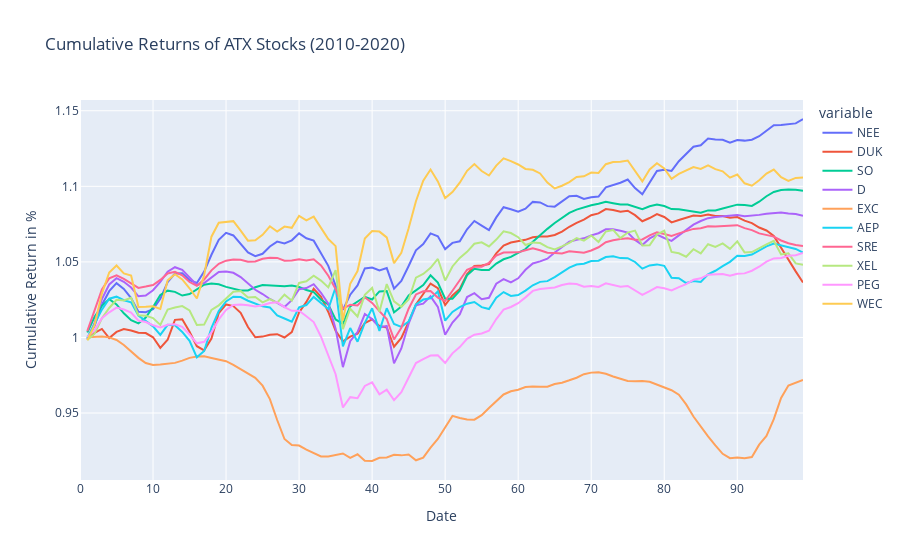

The code cell stored with this chart in its notebook:
### Code cell
dfNEE = pd.DataFrame(test_resultNEE,
                  columns = ['NEE'])
dfDUK = pd.DataFrame(test_resultDUK,
                  columns = ['DUK'])
dfSO = pd.DataFrame(test_resultSO,
                  columns = ['SO'])
dfD = pd.DataFrame(test_resultD,
                  columns = ['D'])
dfEXC = pd.DataFrame(test_resultEXC,
                  columns = ['EXC'])
dfAEP = pd.DataFrame(test_resultAEP,
                  columns = ['AEP'])
dfSRE = pd.DataFrame(test_resultSRE,
                  columns = ['SRE'])
dfXEL = pd.DataFrame(test_resultXEL,
                  columns = ['XEL'])
dfPEG = pd.DataFrame(test_resultPEG,
                  columns = ['PEG'])
dfWEC = pd.DataFrame(test_resultWEC,
                  columns = ['WEC'])
#---------------------------------------------------------------------------------------------#

TEST = pd.concat([dfNEE,dfDUK,dfSO,dfD,dfEXC,dfAEP,dfSRE,dfXEL,dfPEG,dfWEC], axis=1)
#---------------------------------------------------------------------------------------------#

NEE_daily_returns = TEST['NEE'].pct_change()
DUK_daily_returns = TEST['DUK'].pct_change()

SO_daily_returns = TEST['SO'].pct_change()
D_daily_returns = TEST['D'].pct_change()

EXC_daily_returns = TEST['EXC'].pct_change()
AEP_daily_returns = TEST['AEP'].pct_change()

SRE_daily_returns = TEST['SRE'].pct_change()
XEL_daily_returns = TEST['XEL'].pct_change()

PEG_daily_returns = TEST['PEG'].pct_change()
WEC_daily_returns = TEST['WEC'].pct_change()
#---------------------------------------------------------------------------------------------#
dfNEEreturn = NEE_daily_returns.to_frame()
dfDUKreturn = DUK_daily_returns.to_frame()

dfSOreturn = SO_daily_returns.to_frame()
dfDreturn = D_daily_returns.to_frame()

dfEXCreturn = EXC_daily_returns.to_frame()
dfAEPreturn = AEP_daily_returns.to_frame()

dfSREreturn = SRE_daily_returns.to_frame()
dfXELreturn = XEL_daily_returns.to_frame()

dfPEGreturn = PEG_daily_returns.to_frame()
dfWECreturn = WEC_daily_returns.to_frame()
#---------------------------------------------------------------------------------------------#
TESTDailyReturn = pd.concat([dfNEEreturn,
                             dfDUKreturn,
                             dfSOreturn,
                             dfDreturn,
                             dfEXCreturn,
                             dfAEPreturn,
                             dfSREreturn,
                             dfXELreturn,
                             dfPEGreturn,
                             dfWECreturn], axis=1)
#---------------------------------------------------------------------------------------------#


NEE_cum_returns = (NEE_daily_returns + 1).cumprod()
DUK_cum_returns = (DUK_daily_returns + 1).cumprod()

SO_cum_returns = (SO_daily_returns + 1).cumprod()
D_cum_returns = (D_daily_returns + 1).cumprod()

EXC_cum_returns = (EXC_daily_returns + 1).cumprod()
AEP_cum_returns = (AEP_daily_returns + 1).cumprod()

SRE_cum_returns = (SRE_daily_returns + 1).cumprod()
XEL_cum_returns = (XEL_daily_returns + 1).cumprod()

PEG_cum_returns = (PEG_daily_returns + 1).cumprod()
WEC_cum_returns = (WEC_daily_returns + 1).cumprod()
#---------------------------------------------------------------------------------------------#

dfNEECUM = NEE_cum_returns.to_frame()
dfDUKCUM = DUK_cum_returns.to_frame()

dfSOCUM = SO_cum_returns.to_frame()
dfDCUM = D_cum_returns.to_frame()

dfEXCCUM = EXC_cum_returns.to_frame()
dfAEPCUM = AEP_cum_returns.to_frame()

dfSRECUM = SRE_cum_returns.to_frame()
dfXELCUM = XEL_cum_returns.to_frame()

dfPEGCUM = PEG_cum_returns.to_frame()
dfWECCUM = WEC_cum_returns.to_frame()

#---------------------------------------------------------------------------------------------#
TESTCUM = pd.concat([dfNEECUM,dfDUKCUM,dfSOCUM,dfDCUM,dfEXCCUM,dfAEPCUM,dfSRECUM,dfXELCUM,dfPEGCUM,dfWECCUM], axis=1)
#---------------------------------------------------------------------------------------------#

atx_comps_returns = TESTDailyReturn
atx_comps_rets_cumprod = TESTCUM 

#---------------------------------------------------------------------------------------------#

fig = px.line(atx_comps_rets_cumprod, x=atx_comps_rets_cumprod.index, y=atx_comps_rets_cumprod.columns, title='Cumulative Returns of ATX Stocks (2010-2020)')
######
fig.update_xaxes(title_text='Date')
fig.update_yaxes(title_text='Cumulative Return in %')

fig.show()
#---------------------------------------------------------------------------------------------#


mu = expected_returns.ema_historical_return(atx_comps_returns, returns_data = True, span = 500)
Sigma = risk_models.exp_cov(atx_comps_returns, returns_data = True, span = 180)


ret_ef = np.arange(0, mu.max(), 0.01)
vol_ef = []
for i in np.arange(0, mu.max(), 0.01):
    ef_Pred4 = EfficientFrontier(mu, Sigma)
    ef_Pred4.efficient_return(i)
    vol_ef.append(ef_Pred4.portfolio_performance()[1])

ef_Pred4 = EfficientFrontier(mu, Sigma)
ef_Pred4.min_volatility()
min_vol_ret = ef_Pred4.portfolio_performance()[0]
min_vol_vol = ef_Pred4.portfolio_performance()[1]

ef_Pred4.max_sharpe(risk_free_rate=0.009)
max_sharpe_ret = ef_Pred4.portfolio_performance()[0]
max_sharpe_vol = ef_Pred4.portfolio_performance()[1]


portfolioREAL = pd.concat([closeNEE,
                   closeDUK,
                   closeSO,
                   closeD,
                   closeEXC,
                   closeAEP,
                   closeSRE,
                   closeXEL,
                   closePEG,
                   closeWEC,
                      ], axis=1)

### Figure 1 — Plotly figure (JSON) as saved in the notebook; plotly's stock layout.template omitted (floating-point values rounded to 4 significant figures)
{"data": [{"hovertemplate": "variable=NEE<br>index=%{x}<br>value=%{y}<extra></extra>", "legendgroup": "NEE", "line": {"color": "#636efa", "dash": "solid"}, "mode": "lines", "name": "NEE", "orientation": "v", "showlegend": true, "type": "scatter", "x": [0, 1, 2, 3, 4, 5, 6, 7, 8, 9, 10, 11, 12, 13, 14, 15, 16, 17, 18, 19, 20, 21, 22, 23, 24, 25, 26, 27, 28, 29, 30, 31, 32, 33, 34, 35, 36, 37, 38, 39, 40, 41, 42, 43, 44, 45, 46, 47, 48, 49, 50, 51, 52, 53, 54, 55, 56, 57, 58, 59, 60, 61, 62, 63, 64, 65, 66, 67, 68, 69, 70, 71, 72, 73, 74, 75, 76, 77, 78, 79, 80, 81, 82, 83, 84, 85, 86, 87, 88, 89, 90, 91, 92, 93, 94, 95, 96, 97, 98, 99], "xaxis": "x", "y": [null, 0.9996, 1.008, 1.022, 1.031, 1.036, 1.032, 1.026, 1.017, 1.017, 1.019, 1.026, 1.037, 1.042, 1.042, 1.038, 1.036, 1.044, 1.055, 1.065, 1.069, 1.068, 1.062, 1.056, 1.054, 1.055, 1.06, 1.063, 1.062, 1.064, 1.069, 1.066, 1.064, 1.056, 1.047, 1.034, 1.018, 1.028, 1.034, 1.046, 1.046, 1.044, 1.046, 1.032, 1.037, 1.047, 1.058, 1.062, 1.069, 1.067, 1.058, 1.063, 1.064, 1.072, 1.077, 1.074, 1.071, 1.079, 1.086, 1.085, 1.083, 1.085, 1.09, 1.089, 1.087, 1.087, 1.09, 1.093, 1.094, 1.092, 1.093, 1.093, 1.099, 1.101, 1.102, 1.104, 1.099, 1.095, 1.102, 1.11, 1.111, 1.11, 1.117, 1.121, 1.126, 1.127, 1.132, 1.131, 1.131, 1.129, 1.131, 1.13, 1.131, 1.133, 1.137, 1.14, 1.141, 1.141, 1.142, 1.145], "yaxis": "y"}, {"hovertemplate": "variable=DUK<br>index=%{x}<br>value=%{y}<extra></extra>", "legendgroup": "DUK", "line": {"color": "#EF553B", "dash": "solid"}, "mode": "lines", "name": "DUK", "orientation": "v", "showlegend": true, "type": "scatter", "x": [0, 1, 2, 3, 4, 5, 6, 7, 8, 9, 10, 11, 12, 13, 14, 15, 16, 17, 18, 19, 20, 21, 22, 23, 24, 25, 26, 27, 28, 29, 30, 31, 32, 33, 34, 35, 36, 37, 38, 39, 40, 41, 42, 43, 44, 45, 46, 47, 48, 49, 50, 51, 52, 53, 54, 55, 56, 57, 58, 59, 60, 61, 62, 63, 64, 65, 66, 67, 68, 69, 70, 71, 72, 73, 74, 75, 76, 77, 78, 79, 80, 81, 82, 83, 84, 85, 86, 87, 88, 89, 90, 91, 92, 93, 94, 95, 96, 97, 98, 99], "xaxis": "x", "y": [null, 0.9987, 1.003, 1.006, 0.9996, 1.004, 1.006, 1.005, 1.003, 1.003, 1.0, 0.9931, 0.9985, 1.012, 1.012, 1.004, 0.9943, 0.9915, 0.9993, 1.016, 1.022, 1.021, 1.016, 1.007, 1.0, 1.001, 1.002, 1.002, 1.0, 1.004, 1.017, 1.024, 1.032, 1.027, 1.017, 1.004, 0.9974, 1.001, 1.002, 1.01, 1.012, 1.008, 1.007, 0.9938, 0.9997, 1.01, 1.022, 1.029, 1.036, 1.033, 1.021, 1.028, 1.032, 1.042, 1.047, 1.048, 1.049, 1.056, 1.061, 1.063, 1.064, 1.065, 1.066, 1.067, 1.067, 1.068, 1.07, 1.073, 1.076, 1.078, 1.081, 1.082, 1.085, 1.084, 1.083, 1.084, 1.081, 1.077, 1.079, 1.082, 1.08, 1.076, 1.078, 1.079, 1.081, 1.08, 1.081, 1.08, 1.08, 1.079, 1.08, 1.077, 1.076, 1.073, 1.071, 1.067, 1.059, 1.051, 1.044, 1.036], "yaxis": "y"}, {"hovertemplate": "variable=SO<br>index=%{x}<br>value=%{y}<extra></extra>", "legendgroup": "SO", "line": {"color": "#00cc96", "dash": "solid"}, "mode": "lines", "name": "SO", "orientation": "v", "showlegend": true, "type": "scatter", "x": [0, 1, 2, 3, 4, 5, 6, 7, 8, 9, 10, 11, 12, 13, 14, 15, 16, 17, 18, 19, 20, 21, 22, 23, 24, 25, 26, 27, 28, 29, 30, 31, 32, 33, 34, 35, 36, 37, 38, 39, 40, 41, 42, 43, 44, 45, 46, 47, 48, 49, 50, 51, 52, 53, 54, 55, 56, 57, 58, 59, 60, 61, 62, 63, 64, 65, 66, 67, 68, 69, 70, 71, 72, 73, 74, 75, 76, 77, 78, 79, 80, 81, 82, 83, 84, 85, 86, 87, 88, 89, 90, 91, 92, 93, 94, 95, 96, 97, 98, 99], "xaxis": "x", "y": [null, 1.003, 1.014, 1.021, 1.025, 1.022, 1.016, 1.011, 1.009, 1.013, 1.02, 1.028, 1.031, 1.03, 1.028, 1.029, 1.032, 1.035, 1.036, 1.035, 1.033, 1.032, 1.031, 1.031, 1.033, 1.035, 1.034, 1.034, 1.034, 1.034, 1.033, 1.031, 1.03, 1.025, 1.022, 1.012, 1.009, 1.021, 1.024, 1.027, 1.025, 1.03, 1.031, 1.017, 1.02, 1.028, 1.031, 1.035, 1.041, 1.036, 1.026, 1.026, 1.031, 1.041, 1.045, 1.045, 1.045, 1.049, 1.052, 1.053, 1.056, 1.059, 1.063, 1.068, 1.072, 1.076, 1.079, 1.082, 1.085, 1.086, 1.087, 1.088, 1.09, 1.089, 1.088, 1.088, 1.087, 1.085, 1.087, 1.088, 1.087, 1.085, 1.085, 1.084, 1.083, 1.083, 1.084, 1.084, 1.085, 1.087, 1.088, 1.088, 1.087, 1.09, 1.093, 1.096, 1.098, 1.098, 1.098, 1.097], "yaxis": "y"}, {"hovertemplate": "variable=D<br>index=%{x}<br>value=%{y}<extra></extra>", "legendgroup": "D", "line": {"color": "#ab63fa", "dash": "solid"}, "mode": "lines", "name": "D", "orientation": "v", "showlegend": true, "type": "scatter", "x": [0, 1, 2, 3, 4, 5, 6, 7, 8, 9, 10, 11, 12, 13, 14, 15, 16, 17, 18, 19, 20, 21, 22, 23, 24, 25, 26, 27, 28, 29, 30, 31, 32, 33, 34, 35, 36, 37, 38, 39, 40, 41, 42, 43, 44, 45, 46, 47, 48, 49, 50, 51, 52, 53, 54, 55, 56, 57, 58, 59, 60, 61, 62, 63, 64, 65, 66, 67, 68, 69, 70, 71, 72, 73, 74, 75, 76, 77, 78, 79, 80, 81, 82, 83, 84, 85, 86, 87, 88, 89, 90, 91, 92, 93, 94, 95, 96, 97, 98, 99], "xaxis": "x", "y": [null, 0.9987, 1.01, 1.025, 1.035, 1.039, 1.037, 1.033, 1.027, 1.028, 1.031, 1.037, 1.044, 1.046, 1.045, 1.04, 1.035, 1.036, 1.04, 1.043, 1.044, 1.043, 1.04, 1.036, 1.032, 1.029, 1.025, 1.023, 1.02, 1.025, 1.032, 1.033, 1.035, 1.03, 1.022, 1.006, 0.9804, 0.9975, 1.004, 1.016, 1.012, 1.007, 1.008, 0.9829, 0.9927, 1.009, 1.021, 1.022, 1.027, 1.02, 1.002, 1.01, 1.015, 1.027, 1.029, 1.025, 1.026, 1.036, 1.039, 1.036, 1.039, 1.045, 1.049, 1.05, 1.052, 1.056, 1.06, 1.063, 1.065, 1.066, 1.068, 1.069, 1.072, 1.072, 1.071, 1.069, 1.065, 1.061, 1.066, 1.068, 1.066, 1.064, 1.068, 1.071, 1.075, 1.077, 1.079, 1.08, 1.08, 1.081, 1.081, 1.08, 1.081, 1.081, 1.082, 1.083, 1.083, 1.082, 1.082, 1.08], "yaxis": "y"}, {"hovertemplate": "variable=EXC<br>index=%{x}<br>value=%{y}<extra></extra>", "legendgroup": "EXC", "line": {"color": "#FFA15A", "dash": "solid"}, "mode": "lines", "name": "EXC", "orientation": "v", "showlegend": true, "type": "scatter", "x": [0, 1, 2, 3, 4, 5, 6, 7, 8, 9, 10, 11, 12, 13, 14, 15, 16, 17, 18, 19, 20, 21, 22, 23, 24, 25, 26, 27, 28, 29, 30, 31, 32, 33, 34, 35, 36, 37, 38, 39, 40, 41, 42, 43, 44, 45, 46, 47, 48, 49, 50, 51, 52, 53, 54, 55, 56, 57, 58, 59, 60, 61, 62, 63, 64, 65, 66, 67, 68, 69, 70, 71, 72, 73, 74, 75, 76, 77, 78, 79, 80, 81, 82, 83, 84, 85, 86, 87, 88, 89, 90, 91, 92, 93, 94, 95, 96, 97, 98, 99], "xaxis": "x", "y": [null, 1.0, 1.0, 1.001, 1.0, 0.9983, 0.9951, 0.9907, 0.9865, 0.9831, 0.9817, 0.9821, 0.9825, 0.9832, 0.9847, 0.9865, 0.9874, 0.9875, 0.9865, 0.9853, 0.9843, 0.9819, 0.9792, 0.9762, 0.9733, 0.9681, 0.9592, 0.9454, 0.9328, 0.9289, 0.9285, 0.9258, 0.9236, 0.9212, 0.9212, 0.922, 0.9232, 0.9203, 0.9227, 0.9184, 0.9183, 0.9204, 0.9207, 0.9223, 0.922, 0.9226, 0.9187, 0.9205, 0.9271, 0.9328, 0.94, 0.9481, 0.9467, 0.9457, 0.9456, 0.9486, 0.9534, 0.9579, 0.9623, 0.9644, 0.9655, 0.9672, 0.9675, 0.9673, 0.9674, 0.9692, 0.9701, 0.9717, 0.9734, 0.9757, 0.9767, 0.977, 0.976, 0.9742, 0.9727, 0.9712, 0.971, 0.9711, 0.9707, 0.9687, 0.9669, 0.9651, 0.9622, 0.9557, 0.9477, 0.941, 0.9346, 0.9286, 0.923, 0.9201, 0.9206, 0.9202, 0.9209, 0.9291, 0.9348, 0.946, 0.96, 0.9682, 0.97, 0.9719], "yaxis": "y"}, {"hovertemplate": "variable=AEP<br>index=%{x}<br>value=%{y}<extra></extra>", "legendgroup": "AEP", "line": {"color": "#19d3f3", "dash": "solid"}, "mode": "lines", "name": "AEP", "orientation": "v", "showlegend": true, "type": "scatter", "x": [0, 1, 2, 3, 4, 5, 6, 7, 8, 9, 10, 11, 12, 13, 14, 15, 16, 17, 18, 19, 20, 21, 22, 23, 24, 25, 26, 27, 28, 29, 30, 31, 32, 33, 34, 35, 36, 37, 38, 39, 40, 41, 42, 43, 44, 45, 46, 47, 48, 49, 50, 51, 52, 53, 54, 55, 56, 57, 58, 59, 60, 61, 62, 63, 64, 65, 66, 67, 68, 69, 70, 71, 72, 73, 74, 75, 76, 77, 78, 79, 80, 81, 82, 83, 84, 85, 86, 87, 88, 89, 90, 91, 92, 93, 94, 95, 96, 97, 98, 99], "xaxis": "x", "y": [null, 0.9997, 1.009, 1.018, 1.026, 1.027, 1.025, 1.023, 1.014, 1.011, 1.007, 1.002, 1.008, 1.008, 1.004, 0.9978, 0.9869, 0.9911, 1.006, 1.017, 1.024, 1.027, 1.027, 1.024, 1.023, 1.021, 1.02, 1.015, 1.013, 1.01, 1.02, 1.021, 1.027, 1.023, 1.019, 1.033, 0.9941, 1.006, 0.9972, 1.01, 1.019, 1.004, 1.019, 1.009, 1.007, 1.011, 1.022, 1.025, 1.026, 1.03, 1.011, 1.017, 1.02, 1.022, 1.023, 1.02, 1.019, 1.026, 1.03, 1.027, 1.028, 1.031, 1.035, 1.037, 1.037, 1.04, 1.043, 1.046, 1.048, 1.049, 1.051, 1.051, 1.053, 1.054, 1.053, 1.052, 1.05, 1.046, 1.048, 1.048, 1.047, 1.039, 1.039, 1.036, 1.037, 1.037, 1.042, 1.044, 1.047, 1.05, 1.054, 1.054, 1.055, 1.058, 1.06, 1.062, 1.061, 1.06, 1.059, 1.056], "yaxis": "y"}, {"hovertemplate": "variable=SRE<br>index=%{x}<br>value=%{y}<extra></extra>", "legendgroup": "SRE", "line": {"color": "#FF6692", "dash": "solid"}, "mode": "lines", "name": "SRE", "orientation": "v", "showlegend": true, "type": "scatter", "x": [0, 1, 2, 3, 4, 5, 6, 7, 8, 9, 10, 11, 12, 13, 14, 15, 16, 17, 18, 19, 20, 21, 22, 23, 24, 25, 26, 27, 28, 29, 30, 31, 32, 33, 34, 35, 36, 37, 38, 39, 40, 41, 42, 43, 44, 45, 46, 47, 48, 49, 50, 51, 52, 53, 54, 55, 56, 57, 58, 59, 60, 61, 62, 63, 64, 65, 66, 67, 68, 69, 70, 71, 72, 73, 74, 75, 76, 77, 78, 79, 80, 81, 82, 83, 84, 85, 86, 87, 88, 89, 90, 91, 92, 93, 94, 95, 96, 97, 98, 99], "xaxis": "x", "y": [null, 1.004, 1.019, 1.032, 1.039, 1.041, 1.039, 1.036, 1.033, 1.034, 1.035, 1.038, 1.042, 1.043, 1.041, 1.037, 1.034, 1.038, 1.044, 1.049, 1.051, 1.052, 1.051, 1.05, 1.05, 1.052, 1.053, 1.053, 1.051, 1.051, 1.052, 1.051, 1.052, 1.048, 1.041, 1.032, 1.019, 1.022, 1.021, 1.027, 1.023, 1.017, 1.012, 0.9987, 1.006, 1.019, 1.028, 1.031, 1.031, 1.026, 1.024, 1.031, 1.038, 1.045, 1.047, 1.047, 1.049, 1.054, 1.056, 1.056, 1.056, 1.058, 1.059, 1.058, 1.056, 1.056, 1.056, 1.057, 1.056, 1.056, 1.058, 1.06, 1.063, 1.064, 1.065, 1.066, 1.065, 1.065, 1.068, 1.07, 1.069, 1.067, 1.069, 1.07, 1.072, 1.072, 1.074, 1.073, 1.074, 1.074, 1.074, 1.072, 1.071, 1.069, 1.068, 1.067, 1.064, 1.062, 1.061, 1.061], "yaxis": "y"}, {"hovertemplate": "variable=XEL<br>index=%{x}<br>value=%{y}<extra></extra>", "legendgroup": "XEL", "line": {"color": "#B6E880", "dash": "solid"}, "mode": "lines", "name": "XEL", "orientation": "v", "showlegend": true, "type": "scatter", "x": [0, 1, 2, 3, 4, 5, 6, 7, 8, 9, 10, 11, 12, 13, 14, 15, 16, 17, 18, 19, 20, 21, 22, 23, 24, 25, 26, 27, 28, 29, 30, 31, 32, 33, 34, 35, 36, 37, 38, 39, 40, 41, 42, 43, 44, 45, 46, 47, 48, 49, 50, 51, 52, 53, 54, 55, 56, 57, 58, 59, 60, 61, 62, 63, 64, 65, 66, 67, 68, 69, 70, 71, 72, 73, 74, 75, 76, 77, 78, 79, 80, 81, 82, 83, 84, 85, 86, 87, 88, 89, 90, 91, 92, 93, 94, 95, 96, 97, 98, 99], "xaxis": "x", "y": [null, 0.9983, 1.002, 1.013, 1.02, 1.025, 1.025, 1.026, 1.015, 1.014, 1.013, 1.008, 1.018, 1.02, 1.021, 1.018, 1.008, 1.009, 1.018, 1.021, 1.026, 1.03, 1.031, 1.026, 1.027, 1.023, 1.025, 1.023, 1.028, 1.024, 1.036, 1.037, 1.041, 1.038, 1.033, 1.045, 1.005, 1.019, 1.014, 1.028, 1.033, 1.017, 1.035, 1.024, 1.02, 1.025, 1.04, 1.042, 1.046, 1.052, 1.038, 1.047, 1.053, 1.057, 1.062, 1.063, 1.06, 1.065, 1.07, 1.069, 1.066, 1.061, 1.063, 1.062, 1.06, 1.058, 1.06, 1.063, 1.066, 1.064, 1.067, 1.063, 1.07, 1.071, 1.066, 1.069, 1.071, 1.061, 1.061, 1.068, 1.071, 1.057, 1.056, 1.053, 1.058, 1.056, 1.062, 1.06, 1.062, 1.059, 1.064, 1.056, 1.057, 1.059, 1.062, 1.064, 1.055, 1.056, 1.049, 1.048], "yaxis": "y"}, {"hovertemplate": "variable=PEG<br>index=%{x}<br>value=%{y}<extra></extra>", "legendgroup": "PEG", "line": {"color": "#FF97FF", "dash": "solid"}, "mode": "lines", "name": "PEG", "orientation": "v", "showlegend": true, "type": "scatter", "x": [0, 1, 2, 3, 4, 5, 6, 7, 8, 9, 10, 11, 12, 13, 14, 15, 16, 17, 18, 19, 20, 21, 22, 23, 24, 25, 26, 27, 28, 29, 30, 31, 32, 33, 34, 35, 36, 37, 38, 39, 40, 41, 42, 43, 44, 45, 46, 47, 48, 49, 50, 51, 52, 53, 54, 55, 56, 57, 58, 59, 60, 61, 62, 63, 64, 65, 66, 67, 68, 69, 70, 71, 72, 73, 74, 75, 76, 77, 78, 79, 80, 81, 82, 83, 84, 85, 86, 87, 88, 89, 90, 91, 92, 93, 94, 95, 96, 97, 98, 99], "xaxis": "x", "y": [null, 1.0, 1.005, 1.013, 1.017, 1.02, 1.018, 1.016, 1.011, 1.01, 1.008, 1.007, 1.008, 1.009, 1.007, 1.002, 0.9962, 0.9971, 1.003, 1.012, 1.018, 1.021, 1.022, 1.021, 1.02, 1.021, 1.023, 1.023, 1.02, 1.018, 1.018, 1.014, 1.01, 1.001, 0.9885, 0.9757, 0.9537, 0.9605, 0.9598, 0.9679, 0.9703, 0.9623, 0.9654, 0.9585, 0.9638, 0.9733, 0.9831, 0.9857, 0.9881, 0.9882, 0.9831, 0.9895, 0.9936, 0.9991, 1.002, 1.003, 1.004, 1.012, 1.018, 1.02, 1.023, 1.027, 1.031, 1.032, 1.033, 1.033, 1.035, 1.036, 1.035, 1.034, 1.034, 1.033, 1.036, 1.035, 1.034, 1.034, 1.031, 1.028, 1.031, 1.033, 1.033, 1.031, 1.033, 1.035, 1.038, 1.039, 1.042, 1.042, 1.042, 1.041, 1.042, 1.042, 1.044, 1.047, 1.05, 1.052, 1.053, 1.054, 1.054, 1.056], "yaxis": "y"}, {"hovertemplate": "variable=WEC<br>index=%{x}<br>value=%{y}<extra></extra>", "legendgroup": "WEC", "line": {"color": "#FECB52", "dash": "solid"}, "mode": "lines", "name": "WEC", "orientation": "v", "showlegend": true, "type": "scatter", "x": [0, 1, 2, 3, 4, 5, 6, 7, 8, 9, 10, 11, 12, 13, 14, 15, 16, 17, 18, 19, 20, 21, 22, 23, 24, 25, 26, 27, 28, 29, 30, 31, 32, 33, 34, 35, 36, 37, 38, 39, 40, 41, 42, 43, 44, 45, 46, 47, 48, 49, 50, 51, 52, 53, 54, 55, 56, 57, 58, 59, 60, 61, 62, 63, 64, 65, 66, 67, 68, 69, 70, 71, 72, 73, 74, 75, 76, 77, 78, 79, 80, 81, 82, 83, 84, 85, 86, 87, 88, 89, 90, 91, 92, 93, 94, 95, 96, 97, 98, 99], "xaxis": "x", "y": [null, 0.9981, 1.008, 1.029, 1.043, 1.048, 1.042, 1.041, 1.02, 1.02, 1.021, 1.019, 1.038, 1.042, 1.038, 1.033, 1.026, 1.041, 1.067, 1.076, 1.076, 1.077, 1.071, 1.064, 1.064, 1.068, 1.074, 1.07, 1.073, 1.073, 1.08, 1.077, 1.08, 1.073, 1.065, 1.06, 1.011, 1.036, 1.044, 1.066, 1.07, 1.07, 1.066, 1.049, 1.056, 1.072, 1.09, 1.104, 1.111, 1.103, 1.092, 1.096, 1.102, 1.11, 1.115, 1.11, 1.107, 1.114, 1.118, 1.117, 1.114, 1.111, 1.111, 1.109, 1.102, 1.099, 1.1, 1.103, 1.106, 1.107, 1.109, 1.109, 1.115, 1.116, 1.116, 1.117, 1.11, 1.103, 1.111, 1.115, 1.112, 1.105, 1.108, 1.11, 1.113, 1.112, 1.114, 1.111, 1.11, 1.106, 1.108, 1.102, 1.1, 1.104, 1.108, 1.111, 1.106, 1.104, 1.106, 1.106], "yaxis": "y"}], "layout": {"legend": {"title": {"text": "variable"}, "tracegroupgap": 0}, "title": {"text": "Cumulative Returns of ATX Stocks (2010-2020)"}, "xaxis": {"anchor": "y", "domain": [0, 1], "title": {"text": "Date"}}, "yaxis": {"anchor": "x", "domain": [0, 1], "title": {"text": "Cumulative Return in %"}}}}
